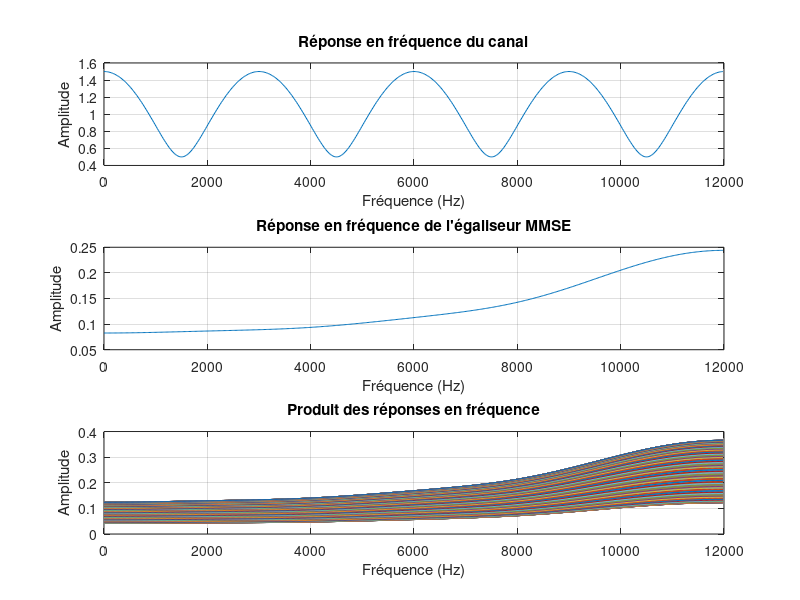
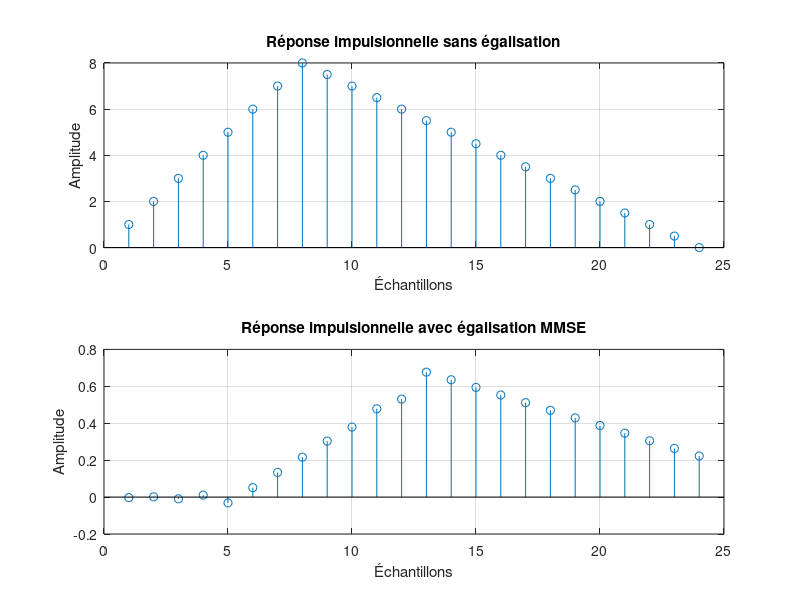
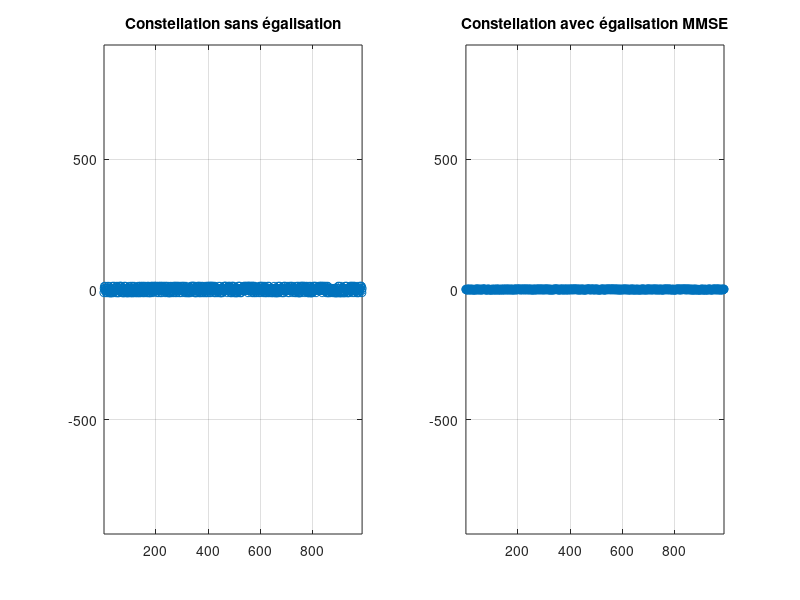

These charts were generated, in order, by the following MATLAB code:
%%%%%%%%%%%%%%%%%%%%%%%%%%%%%%%%%%%%%%%%%%%%%%%%%%%%%%%%%%%%%%%%%%%%%%%
% ETUDE EGALISATION MMSE - PARTIE SANS BRUIT
% Implantation de la chaîne avec égalisation MMSE
%%%%%%%%%%%%%%%%%%%%%%%%%%%%%%%%%%%%%%%%%%%%%%%%%%%%%%%%%%%%%%%%%%%%%%%

clear all
close all
clc

%% 1. Paramètres généraux
Fe = 24000;       % Fréquence d'échantillonnage (Hz)
Rb = 3000;        % Débit binaire (bits/s)
Ts = 1/Rb;        % Période symbole (s)
Te = 1/Fe;        % Période d'échantillonnage (s)
Ns = round(Ts/Te); % Facteur de suréchantillonnage

% Paramètres du canal multipath
alpha0 = 1;       % Coefficient trajet direct
alpha1 = 0.5;     % Coefficient trajet réfléchi
tau0 = 0;         % Retard trajet direct (s)
tau1 = Ts;        % Retard trajet réfléchi (s)

% Filtres d'émission et réception (rectangulaires)
h = ones(1, Ns);  
hr = ones(1, Ns);

% Réponse impulsionnelle du canal
hc = zeros(1, 2*Ns);
hc(1) = alpha0;
hc(Ns+1) = alpha1;

% Paramètres pour l'égaliseur MMSE
N = 5;            % Ordre de l'égaliseur
n0 = Ns;          % Instant d'échantillonnage
L = 1000;         % Longueur séquence d'apprentissage

%% 2. Détermination des coefficients MMSE (a)

% Génération de la séquence d'apprentissage
symboles_app = 2*randi([0 1], 1, L) - 1; % BPSK

% Suréchantillonnage
symboles_sur_app = kron(symboles_app, [1 zeros(1, Ns-1)]);

% Transmission sans bruit
signal_emis_app = filter(h, 1, symboles_sur_app);
signal_canal_app = conv(signal_emis_app, hc);
signal_recu_app = filter(hr, 1, signal_canal_app);

% Echantillonnage
z_app = signal_recu_app(n0:Ns:end);

% Construction des matrices pour MMSE
Z = zeros(L-N, N+1);
for i = 1:L-N
    Z(i,:) = z_app(i:i+N);
end

A = symboles_app(N+1:L)';

% Calcul des coefficients MMSE
Rzz = Z'*Z/(L-N);
Rza = Z'*A/(L-N);
C_MMSE = inv(Rzz) * Rza;

disp('Coefficients de l''égaliseur MMSE:');
disp(C_MMSE');

%% 3. Analyse fréquentielle (b)

% Réponse fréquentielle du canal
Hc = fft(hc, 1024);
Hc = Hc(1:512);

% Réponse fréquentielle de l'égaliseur
Heq = fft(C_MMSE, 1024);
Heq = Heq(1:512);

% Produit des deux
H_total = Hc .* Heq;

% Tracés
f = (0:511)/512 * Fe/2;
figure('Name','Réponses en fréquence');
subplot(3,1,1);
plot(f, abs(Hc));
title('Réponse en fréquence du canal');
xlabel('Fréquence (Hz)'); ylabel('Amplitude');
grid on;

subplot(3,1,2);
plot(f, abs(Heq));
title('Réponse en fréquence de l''égaliseur MMSE');
xlabel('Fréquence (Hz)'); ylabel('Amplitude');
grid on;

subplot(3,1,3);
plot(f, abs(H_total));
title('Produit des réponses en fréquence');
xlabel('Fréquence (Hz)'); ylabel('Amplitude');
grid on;

%% 4. Réponses impulsionnelles (c)

% Réponse globale sans égalisation
h_sans_eq = conv(h, hc);
h_sans_eq = conv(h_sans_eq, hr);

% Réponse globale avec égalisation
h_avec_eq = conv(h_sans_eq, C_MMSE');

% Tracés
figure('Name','Réponses impulsionnelles');
subplot(2,1,1);
stem(h_sans_eq(1:3*Ns));
title('Réponse impulsionnelle sans égalisation');
xlabel('Échantillons'); ylabel('Amplitude');
grid on;

subplot(2,1,2);
stem(h_avec_eq(1:3*Ns));
title('Réponse impulsionnelle avec égalisation MMSE');
xlabel('Échantillons'); ylabel('Amplitude');
grid on;

%% 5. Comparaison des constellations (d)

% Génération de bits aléatoires
bits = randi([0 1], 1, 1000);
symboles = 2*bits - 1;

% Suréchantillonnage
symboles_sur = kron(symboles, [1 zeros(1, Ns-1)]);

% Transmission sans bruit
signal_emis = filter(h, 1, symboles_sur);
signal_canal = conv(signal_emis, hc);
signal_recu = filter(hr, 1, signal_canal);

% Echantillonnage
z = signal_recu(n0:Ns:end);

% Egalisation MMSE
y = filter(C_MMSE, 1, z);

% Tracé des constellations
figure('Name','Constellations sans bruit');
subplot(1,2,1);
plot(z(N+1:end-N-1), 'o');
title('Constellation sans égalisation');
axis equal; grid on;

subplot(1,2,2);
plot(y(N+1:end-N-1), 'o');
title('Constellation avec égalisation MMSE');
axis equal; grid on;

disp('=== Analyse MMSE sans bruit terminée ===');
